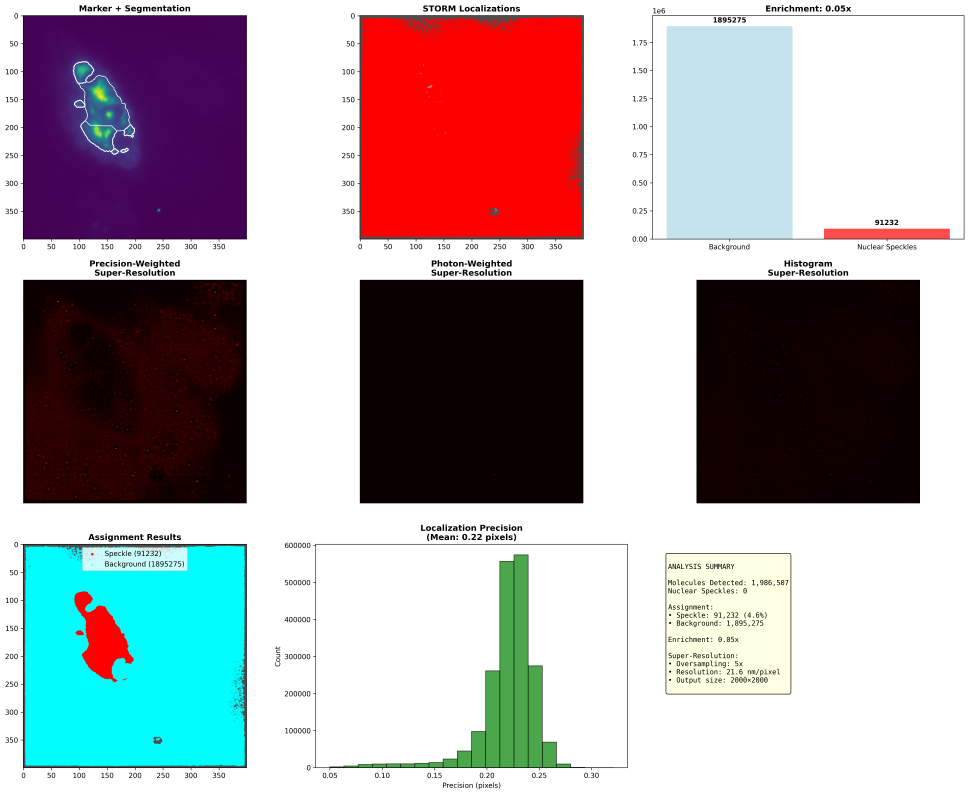
#> input picture r1_complete_analysis.png, 5814 x 4766 px (shown at 1/6 size)
$ python -i storm_nuclear_speckle_analysis.py   (imports and definitions only)
#> lines starting #> are read from the running program, lines starting #| are printed output that depends on the picture; after the words box and inside, x2 and y2 are one past the last pixel; in counts of white or black regions, pixels touching at a corner belong together
#!/usr/bin/env python3
"""
STORM Nuclear Speckle Analyzer - WITH SUPER-RESOLUTION RENDERING
================================================================
Complete analysis including Picasso-style super-resolution reconstruction.

Usage: python storm_superres_analyzer.py
"""

import os
import time
import numpy as np
import matplotlib.pyplot as plt
import pandas as pd
from typing import Dict, List, Tuple, Optional
import warnings
# [1 line not run here, left out]

from scipy import ndimage
from skimage.feature import peak_local_max
from skimage.filters import gaussian, threshold_otsu
from skimage import segmentation, measure, morphology, transform
from sklearn.cluster import DBSCAN

class SuperResolutionRenderer:
    """
    Picasso-style super-resolution image rendering from localizations.
    """

    def __init__(self, pixel_size=108.0, oversampling=5):
        """
        Initialize renderer.

        Parameters:
        -----------
        pixel_size : float
            Original pixel size in nanometers
        oversampling : int
            Super-resolution oversampling factor (5x = 5x higher resolution)
        """
        self.pixel_size = pixel_size
        self.oversampling = oversampling
        self.super_pixel_size = pixel_size / oversampling

    # [123 lines left out: functions render_gaussian, _add_gaussian, render_histogram, not called in this run]

class DimensionFixedSTORMAnalyzer:
    """STORM analyzer with super-resolution rendering."""

    def __init__(self, pixel_size=108.0, oversampling=8, output_dir="./storm_superres_analysis"):
        self.pixel_size = pixel_size
        self.oversampling = oversampling
        self.output_dir = output_dir
        os.makedirs(output_dir, exist_ok=True)

        # Initialize renderer
        self.renderer = SuperResolutionRenderer(pixel_size, oversampling)

    # [118 lines left out: functions load_and_resize_data, localize_molecules, not called in this run]

    def segment_speckles(self, marker_image):
        """Segment nuclear speckles."""
        print(f"\n🎯 Nuclear Speckle Segmentation...")

        smoothed = gaussian(marker_image, sigma=1.0)

        try:
            threshold = threshold_otsu(smoothed)
        except:
            threshold = np.percentile(smoothed, 85)

        binary = smoothed > threshold
        cleaned = morphology.remove_small_objects(binary, min_size=10)
        cleaned = ndimage.binary_fill_holes(cleaned)

        distance = ndimage.distance_transform_edt(cleaned)
        local_maxima = peak_local_max(distance, min_distance=3, threshold_abs=2)

        markers = np.zeros_like(distance, dtype=int)
        for i, (y, x) in enumerate(local_maxima):
            markers[y, x] = i + 1

        speckle_labels = segmentation.watershed(-distance, markers, mask=cleaned)

        regions = measure.regionprops(speckle_labels)
        speckle_info = []
        for region in regions:
            speckle_info.append({
                'label': region.label,
                'area': region.area,
                'centroid': region.centroid,
                'bbox': region.bbox
            })

        print(f"   ✅ Found {len(speckle_info)} nuclear speckles")
        return speckle_labels, speckle_info

    # [296 lines left out: functions assign_molecules, create_super_resolution_images, create_comprehensive_visualization, run_analysis, main, not called in this run]

# [2 lines not run here, left out]

>>> import cv2
>>> picture = cv2.imread('r1_complete_analysis.png', cv2.IMREAD_GRAYSCALE)
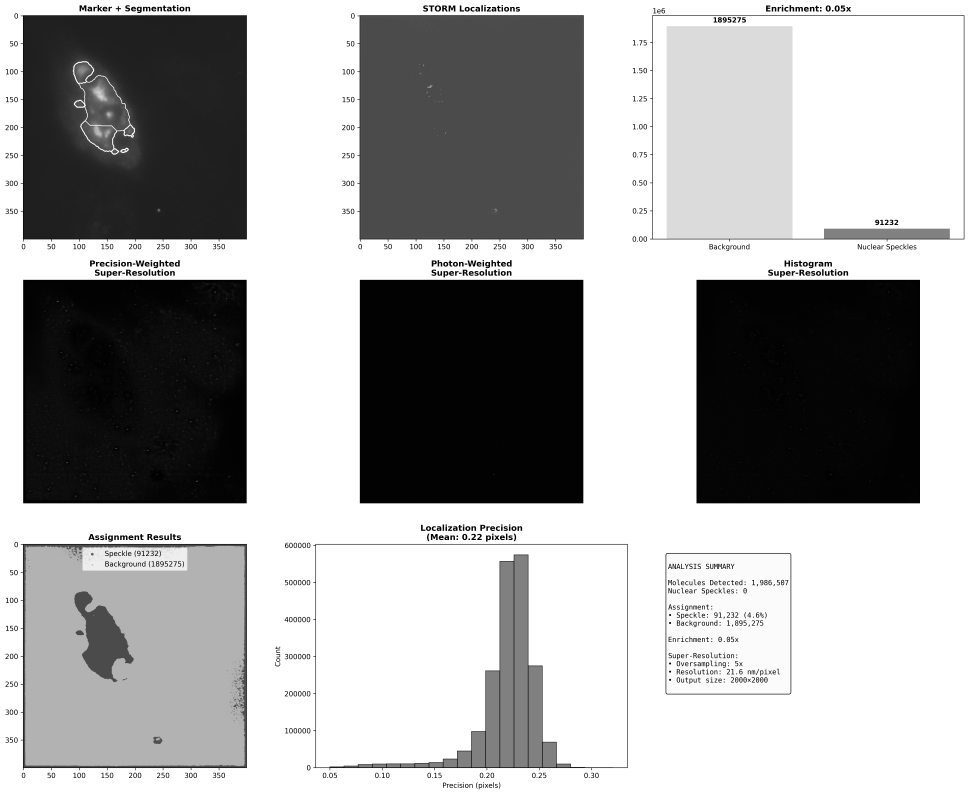
#> picture: shape (4766, 5814) (shown at 1/6 size); min 0, max 255, mean 168.9
>>> result = DimensionFixedSTORMAnalyzer().segment_speckles(picture)
#> in segment_speckles, `threshold = threshold_otsu(smoothed)`: threshold = 0.541
#> in segment_speckles, `binary = smoothed > threshold`:
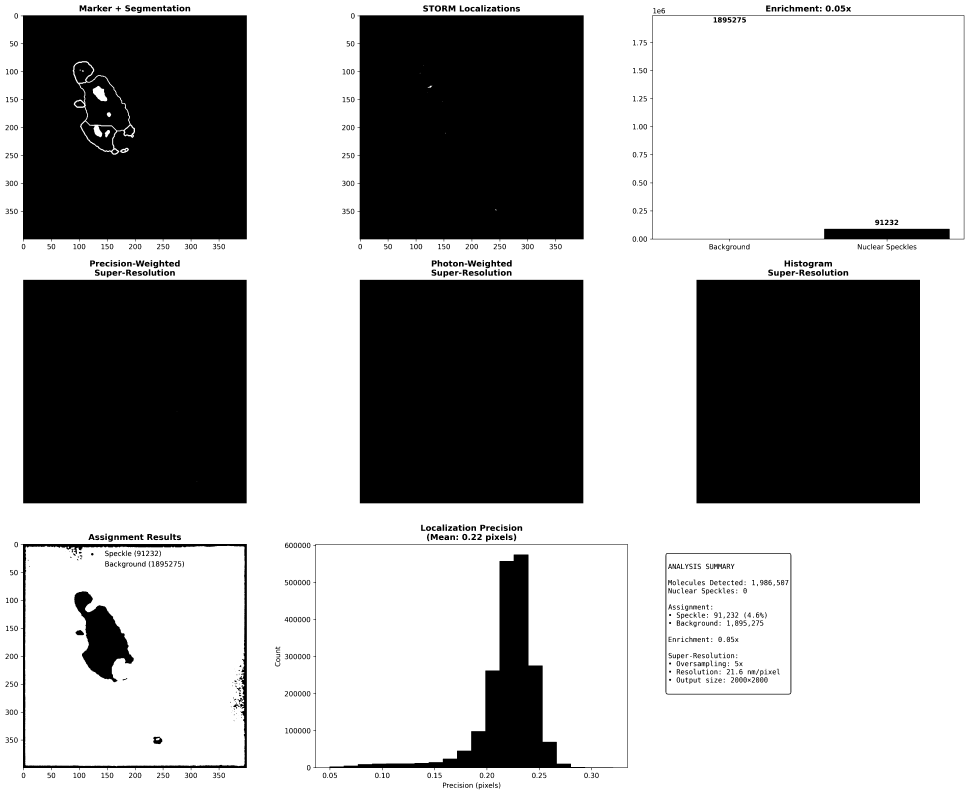
#> binary: shape (4766, 5814) bool (shown at 1/6 size); 64.4% white; 845 black regions (40 under 20 px), largest, box (x1, y1, x2, y2) and area: (2145, 92, 3502, 1449) 1806769, (2159, 1679, 3500, 3020) 1798281, (4179, 1679, 5520, 3020) 1798281
#> in segment_speckles, `cleaned = morphology.remove_small_objects(binary, min_size=10)`: cleaned: shape (4766, 5814) bool; 64.4% white; 845 black regions (40 under 20 px), largest, box (x1, y1, x2, y2) and area: (2145, 92, 3502, 1449) 1806795, (139, 1679, 1480, 3020) 1798281, (2159, 1679, 3500, 3020) 1798281
#> in segment_speckles, `cleaned = ndimage.binary_fill_holes(cleaned)`: cleaned: shape (4766, 5814) bool; every value is 1
#> in segment_speckles, `distance = ndimage.distance_transform_edt(cleaned)`:
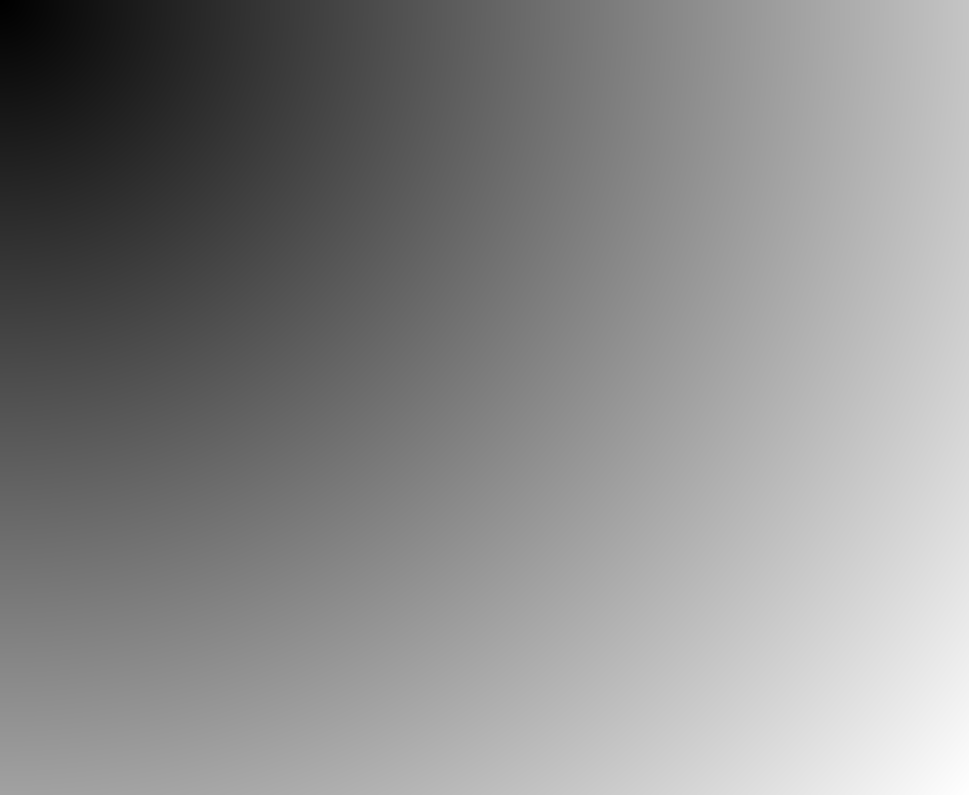
#> distance: shape (4766, 5814) float64 (shown at 1/6 size); min 1, max 7517, mean 4059.9; drawn with min black and max white
#> in segment_speckles, `local_maxima = peak_local_max(distance, min_distance=3, threshold_abs=2)`: local_maxima = empty array
#> after the loop in segment_speckles, `for i, (y, x) in enumerate(local_maxima):`: markers: shape (4766, 5814) int64; every value is 0
#> in segment_speckles, `regions = measure.regionprops(speckle_labels)`: regions = []
#|    ✅ Found 0 nuclear speckles
